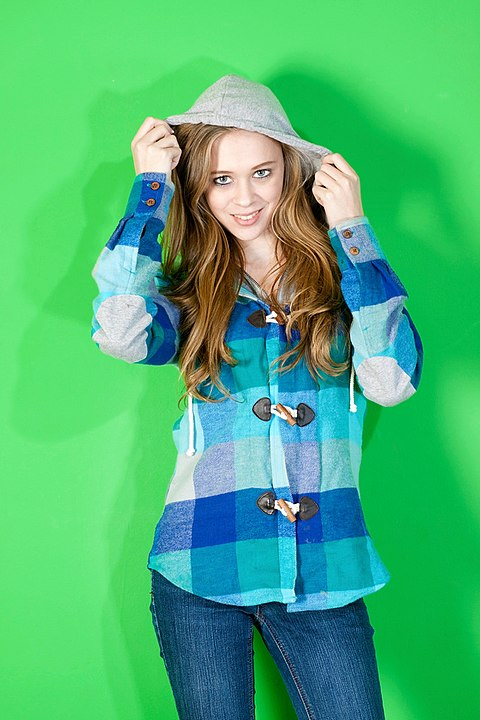
#> input picture data/girl_shadows_gs.png, 480 x 720 px, found by its file name
$ python chromakey.py
#> lines starting #> are read from the running program, lines starting #| are printed output that depends on the picture; after the words box and inside, x2 and y2 are one past the last pixel; in counts of white or black regions, pixels touching at a corner belong together
import numpy as np
import cv2 as cv


def main():
    img = cv.imread('data/girl_shadows_gs.png')
#> img is the input picture: shape (720, 480, 3); mean B, G, R 118, 180.7, 74.4
    img_bg = cv.imread('data/cyberpunk.png')
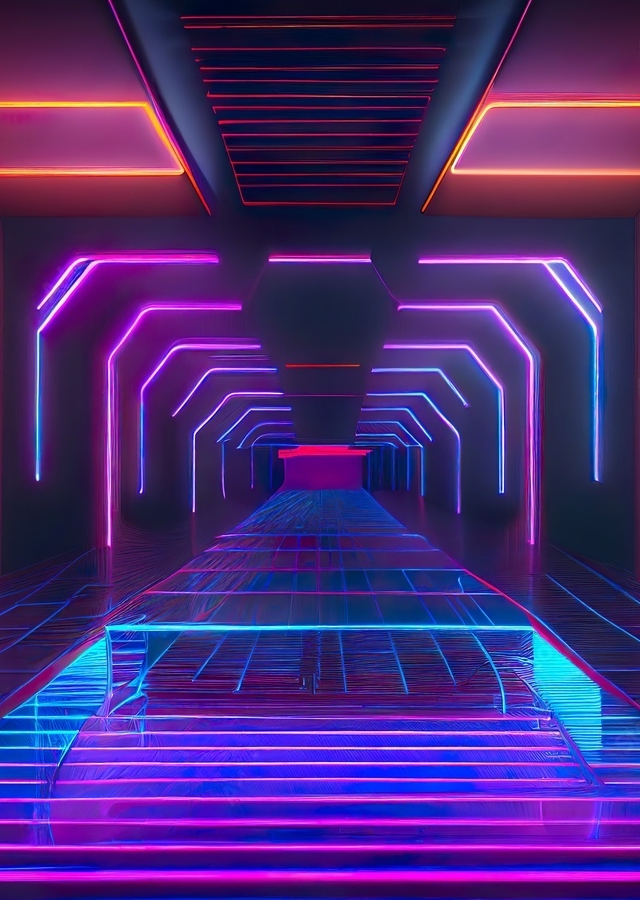
#> input picture data/cyberpunk.png, 640 x 900 px, found by its file name
#> img_bg is the input picture: shape (900, 640, 3); mean B, G, R 121.2, 41.2, 73.6
    img_bg = cv.resize(img_bg, (img.shape[1], img.shape[0]))
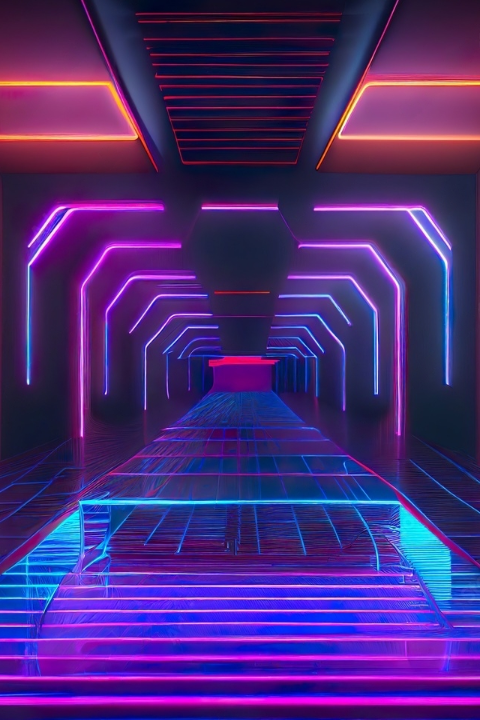
#> img_bg: shape (720, 480, 3); mean B, G, R 121.1, 41.1, 73.5

    lower_hsv = np.array([50, 122, 0])
    upper_hsv = np.array([80, 255, 255])
    img_hsv = cv.cvtColor(img, cv.COLOR_RGB2HSV)
#> img_hsv: shape (720, 480, 3); mean H, S, V 50.9, 171.4, 192.2
    mask_bg = cv.inRange(img_hsv, lower_hsv, upper_hsv)
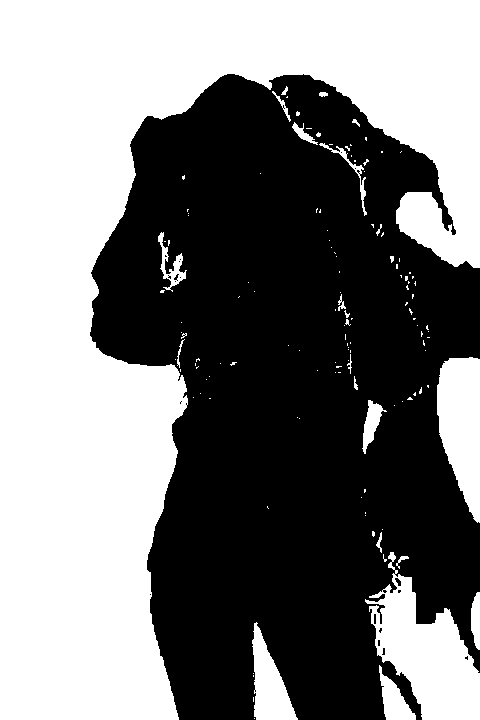
#> mask_bg: shape (720, 480); 48.5% white; 132 white regions (109 under 20 px), largest, box (x1, y1, x2, y2) and area: (0, 0, 480, 720) 146966, (365, 552, 480, 720) 9143, (437, 357, 480, 523) 5195
    mask_fg = cv.bitwise_not(mask_bg)

    res_fg = cv.bitwise_and(img, img, mask= mask_fg)
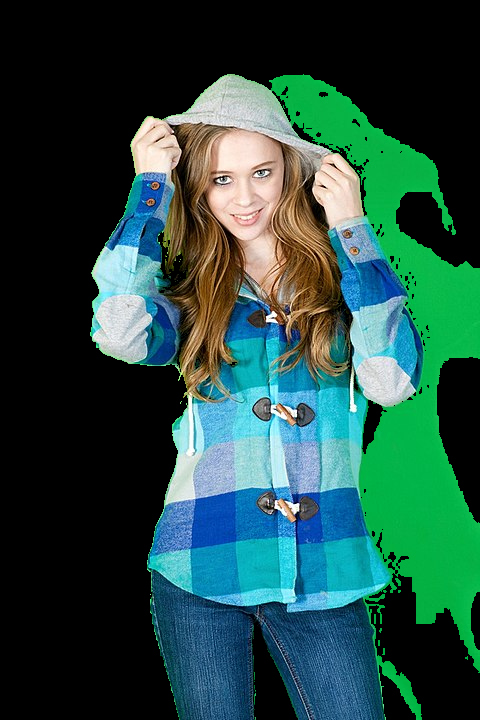
#> res_fg: shape (720, 480, 3); mean B, G, R 67.5, 75.1, 37.2
    res_bg = cv.bitwise_and(img_bg, img_bg, mask= mask_bg)
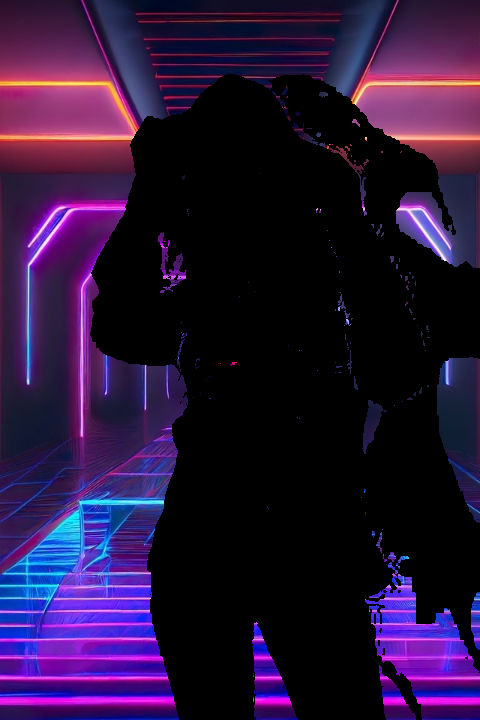
#> res_bg: shape (720, 480, 3); mean B, G, R 55.6, 19.6, 39.8
    res = cv.bitwise_or(res_bg, res_fg)
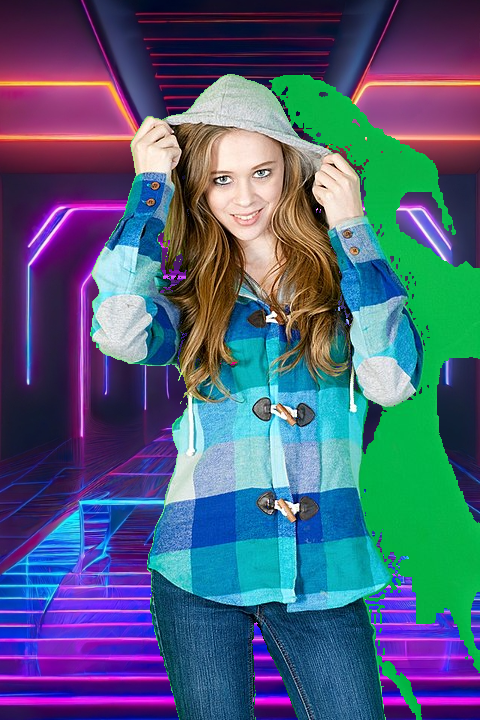
#> res: shape (720, 480, 3); mean B, G, R 123, 94.6, 76.9

    cv.imshow('chroma key', img)
    cv.setWindowProperty('chroma key', cv.WND_PROP_TOPMOST, 1)

    cv.imshow('composited', res)
    cv.setWindowProperty('composited', cv.WND_PROP_TOPMOST, 0)

    cv.waitKey(0)
    cv.destroyAllWindows()


if __name__ == '__main__':
    main()
